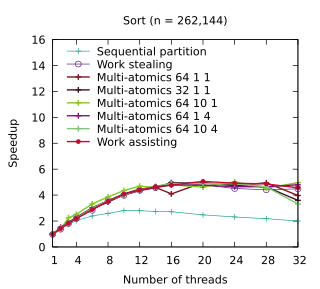

Reproduce this figure in gnuplot.
set title "Sort (n = 262,144)"
set terminal pdf size 3.2,2.9
set output "./results/Sort_n___262,144.pdf"
set key on
set key top left Left reverse
set key samplen 2.5
set xrange [1:32]
set xtics (1, 4, 8, 12, 16, 20, 24, 28, 32)
set xlabel "Number of threads"
set yrange [0:16]
set ylabel "Speedup"
plot './results/Sort_n___262,144.dat' using 1:2 title "Sequential partition" pointsize 0.7 lw 1 pt 1 linecolor rgb "#24A793" with linespoints, \
  './results/Sort_n___262,144.dat' using 1:3 title "Work stealing" pointsize 0.7 lw 1 pt 6 linecolor rgb "#5B2182" with linespoints, \
  './results/Sort_n___262,144.dat' using 1:4 title "Multi-atomics 64 1 1" pointsize 0.7 lw 2 pt 1 linecolor rgb "#80141E" with linespoints, \
  './results/Sort_n___262,144.dat' using 1:5 title "Multi-atomics 32 1 1" pointsize 0.7 lw 2 pt 1 linecolor rgb "#40141E" with linespoints, \
  './results/Sort_n___262,144.dat' using 1:6 title "Multi-atomics 64 10 1" pointsize 0.7 lw 2 pt 1 linecolor rgb "#80C81E" with linespoints, \
  './results/Sort_n___262,144.dat' using 1:7 title "Multi-atomics 64 1 4" pointsize 0.7 lw 2 pt 1 linecolor rgb "#801478" with linespoints, \
  './results/Sort_n___262,144.dat' using 1:8 title "Multi-atomics 64 10 4" pointsize 0.7 lw 2 pt 1 linecolor rgb "#80C878" with linespoints, \
  './results/Sort_n___262,144.dat' using 1:9 title "Work assisting" pointsize 0.4 lw 2 pt 7 linecolor rgb "#C00A35" with linespoints
